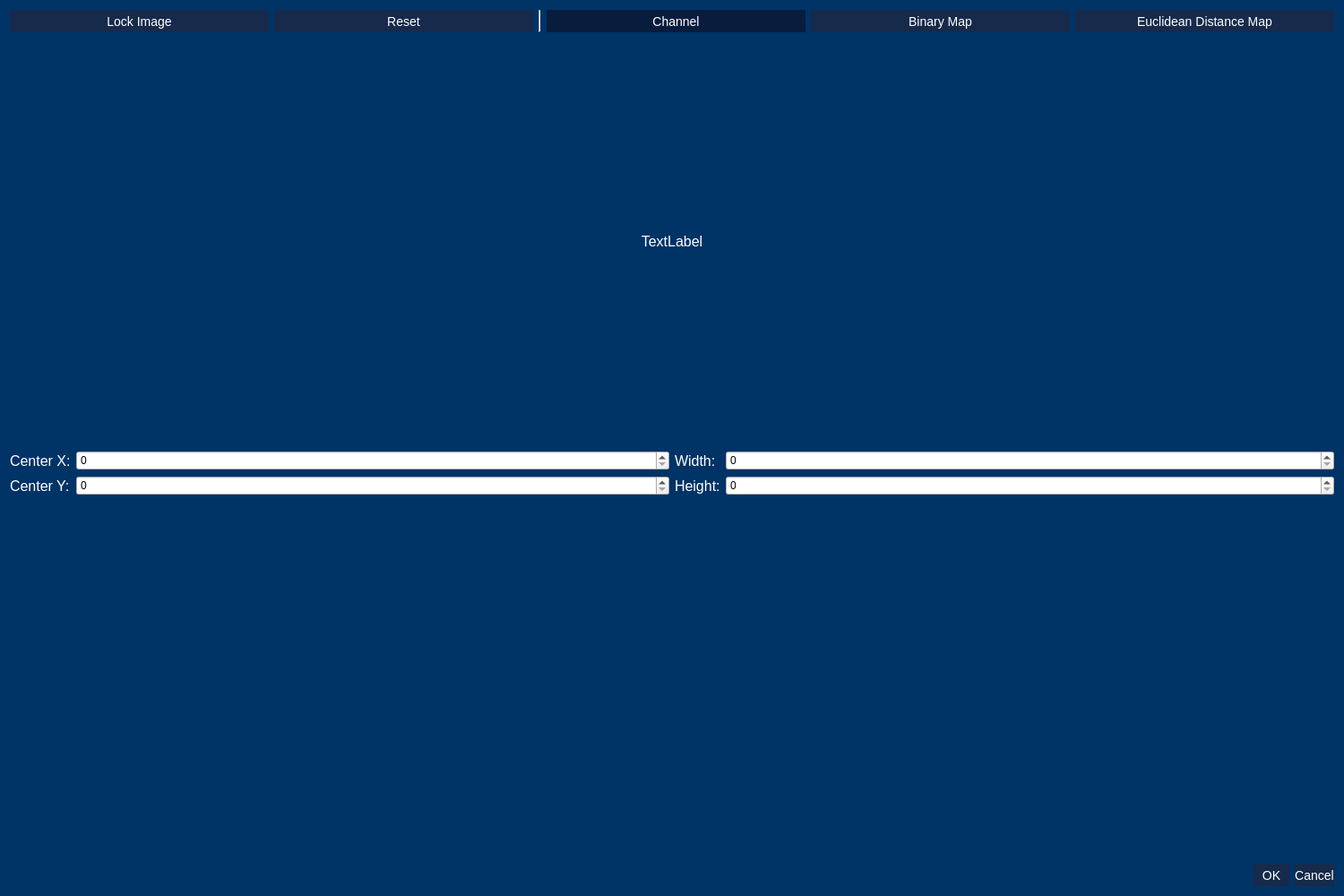
<?xml version="1.0" encoding="UTF-8"?>
<ui version="4.0">
 <class>Dialog</class>
 <widget class="QDialog" name="Dialog">
  <property name="geometry">
   <rect>
    <x>0</x>
    <y>0</y>
    <width>1500</width>
    <height>1000</height>
   </rect>
  </property>
  <property name="windowTitle">
   <string>Dialog</string>
  </property>
  <property name="styleSheet">
   <string notr="true">QPushButton[objectName=&quot;btn_red&quot;]{
	color: red;
}

QPushButton[objectName=&quot;btn_green&quot;]{
	color: green;
}

QPushButton[objectName=&quot;btn_blue&quot;]{
	color: blue;
}

QPushButton{
	color: White;
	background-color: rgba(22, 42, 75 , 255);
	border: none;
	font-size: 14px;
 	text-align: center;
     display: inline-block;
	min-height: 25;
	min-width: 40;
}

QPushButton:hover{
	background-color:  rgba(15, 35, 68 , 255);
}

QPushButton:pressed{
	background-color:  rgba(8, 28, 61 , 255);
}

QPushButton:disabled{
	background-color:  rgba(40, 60, 100 , 255);
}

QPushButton:checked{
	background-color:  rgba(8, 28, 61 , 255);
}

QTableView, QListView{
	color: White;
	background-color: rgba(77, 77, 77, 128)
}

QLabel{
	color:White;
	font-size:16px;
}

QProgressBar {
	color: White;
    border: 1px solid grey;
    background-color: rgb(10, 60, 110);
 }

 QProgressBar::chunk {
     background-color: rgba(77, 77, 77, 128);
 }

QMainWindow{
	background-color: rgb(0, 51, 102);
}

QDialog{
	background-color: rgb(0, 51, 102);
}

QGraphicsView{
	background-color: black;
}</string>
  </property>
  <layout class="QVBoxLayout" name="verticalLayout" stretch="0,0,0,0,0">
   <item>
    <layout class="QHBoxLayout" name="hl_buttons">
     <item>
      <widget class="QPushButton" name="btn_lock">
       <property name="toolTip">
        <string>Reduce the image to the editing area and prepare nucleus extraction</string>
       </property>
       <property name="text">
        <string>Lock Image</string>
       </property>
       <property name="checkable">
        <bool>true</bool>
       </property>
      </widget>
     </item>
     <item>
      <widget class="QPushButton" name="btn_reset">
       <property name="toolTip">
        <string>Reset the image and editing area</string>
       </property>
       <property name="text">
        <string>Reset</string>
       </property>
      </widget>
     </item>
     <item>
      <widget class="Line" name="line">
       <property name="orientation">
        <enum>Qt::Vertical</enum>
       </property>
      </widget>
     </item>
     <item>
      <widget class="QPushButton" name="btn_channel">
       <property name="toolTip">
        <string>Show the image channel</string>
       </property>
       <property name="text">
        <string>Channel</string>
       </property>
       <property name="checkable">
        <bool>true</bool>
       </property>
       <property name="checked">
        <bool>true</bool>
       </property>
       <attribute name="buttonGroup">
        <string notr="true">btng_view</string>
       </attribute>
      </widget>
     </item>
     <item>
      <widget class="QPushButton" name="btn_binmap">
       <property name="toolTip">
        <string>Show the binarized image channel</string>
       </property>
       <property name="text">
        <string>Binary Map</string>
       </property>
       <property name="checkable">
        <bool>true</bool>
       </property>
       <attribute name="buttonGroup">
        <string notr="true">btng_view</string>
       </attribute>
      </widget>
     </item>
     <item>
      <widget class="QPushButton" name="btn_edm">
       <property name="toolTip">
        <string>Show a euclidean distance map of the binarized area of the image</string>
       </property>
       <property name="text">
        <string>Euclidean Distance Map</string>
       </property>
       <property name="checkable">
        <bool>true</bool>
       </property>
       <attribute name="buttonGroup">
        <string notr="true">btng_view</string>
       </attribute>
      </widget>
     </item>
    </layout>
   </item>
   <item>
    <widget class="QLabel" name="lbl_status">
     <property name="text">
      <string>TextLabel</string>
     </property>
     <property name="alignment">
      <set>Qt::AlignCenter</set>
     </property>
    </widget>
   </item>
   <item>
    <layout class="QVBoxLayout" name="vl_data"/>
   </item>
   <item>
    <layout class="QHBoxLayout" name="hl_adjust">
     <item>
      <layout class="QFormLayout" name="formLayout">
       <item row="0" column="0">
        <widget class="QLabel" name="label">
         <property name="text">
          <string>Center X:</string>
         </property>
        </widget>
       </item>
       <item row="0" column="1">
        <widget class="QSpinBox" name="spb_x">
         <property name="toolTip">
          <string>Center position of the editing rectangle on the x-axis</string>
         </property>
        </widget>
       </item>
       <item row="1" column="0">
        <widget class="QLabel" name="label_2">
         <property name="text">
          <string>Center Y:</string>
         </property>
        </widget>
       </item>
       <item row="1" column="1">
        <widget class="QSpinBox" name="spb_y">
         <property name="toolTip">
          <string>Center position of the editing rectangle on the y-axis</string>
         </property>
        </widget>
       </item>
      </layout>
     </item>
     <item>
      <layout class="QFormLayout" name="formLayout_2">
       <item row="0" column="0">
        <widget class="QLabel" name="label_3">
         <property name="text">
          <string>Width:</string>
         </property>
        </widget>
       </item>
       <item row="1" column="0">
        <widget class="QLabel" name="label_4">
         <property name="text">
          <string>Height:</string>
         </property>
        </widget>
       </item>
       <item row="0" column="1">
        <widget class="QSpinBox" name="spb_width">
         <property name="toolTip">
          <string>Width of the editing rectangle</string>
         </property>
        </widget>
       </item>
       <item row="1" column="1">
        <widget class="QSpinBox" name="spb_height">
         <property name="toolTip">
          <string>Height of the editing rectangle</string>
         </property>
        </widget>
       </item>
      </layout>
     </item>
    </layout>
   </item>
   <item>
    <widget class="QDialogButtonBox" name="buttonBox">
     <property name="toolTip">
      <string>OK: Start nucleus extraction from the specified area.</string>
     </property>
     <property name="orientation">
      <enum>Qt::Horizontal</enum>
     </property>
     <property name="standardButtons">
      <set>QDialogButtonBox::Cancel|QDialogButtonBox::Ok</set>
     </property>
    </widget>
   </item>
  </layout>
 </widget>
 <resources/>
 <connections>
  <connection>
   <sender>buttonBox</sender>
   <signal>accepted()</signal>
   <receiver>Dialog</receiver>
   <slot>accept()</slot>
   <hints>
    <hint type="sourcelabel">
     <x>248</x>
     <y>254</y>
    </hint>
    <hint type="destinationlabel">
     <x>157</x>
     <y>274</y>
    </hint>
   </hints>
  </connection>
  <connection>
   <sender>buttonBox</sender>
   <signal>rejected()</signal>
   <receiver>Dialog</receiver>
   <slot>reject()</slot>
   <hints>
    <hint type="sourcelabel">
     <x>316</x>
     <y>260</y>
    </hint>
    <hint type="destinationlabel">
     <x>286</x>
     <y>274</y>
    </hint>
   </hints>
  </connection>
 </connections>
 <buttongroups>
  <buttongroup name="btng_view"/>
 </buttongroups>
</ui>
